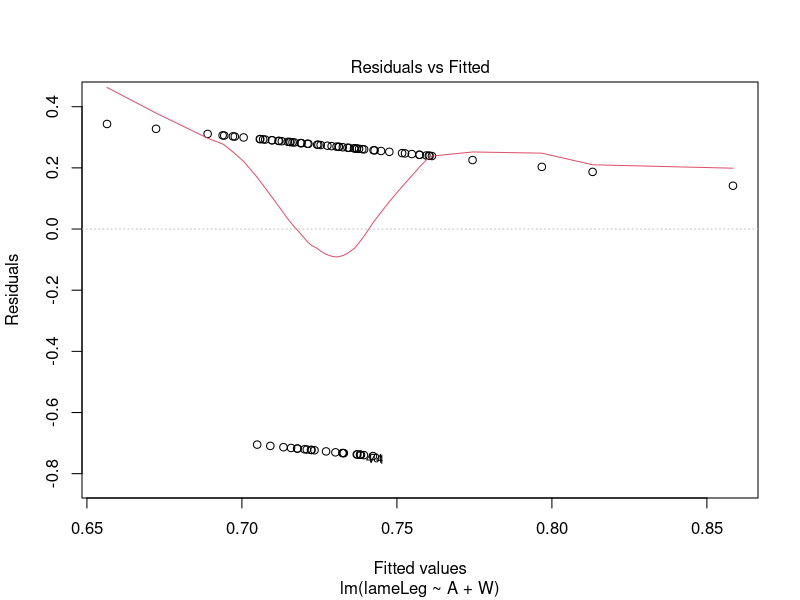
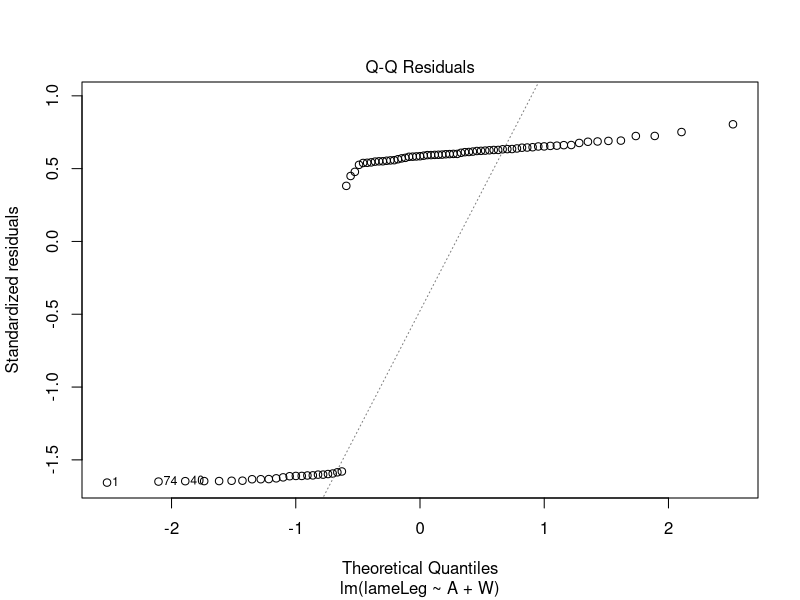
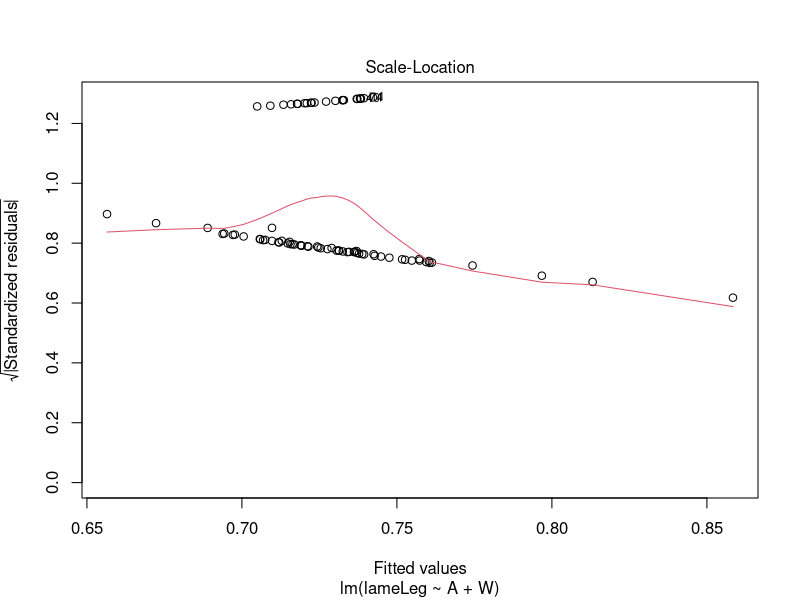
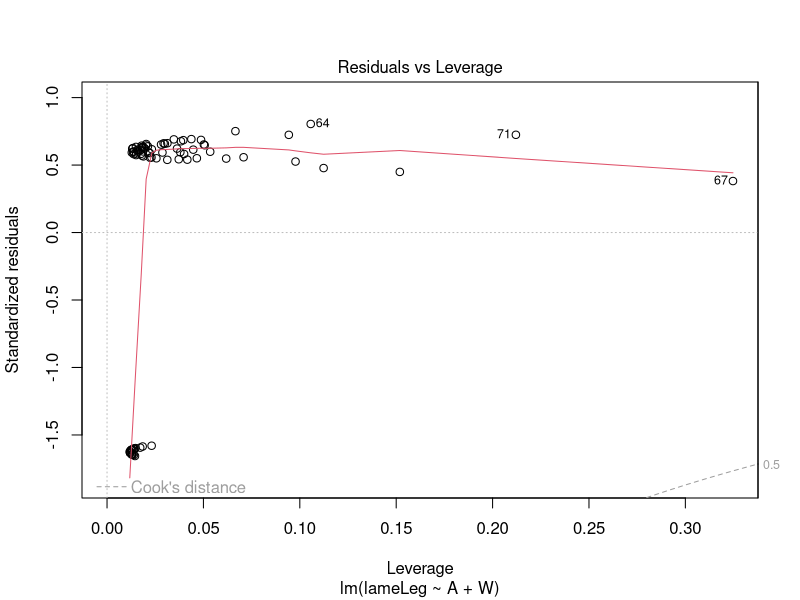
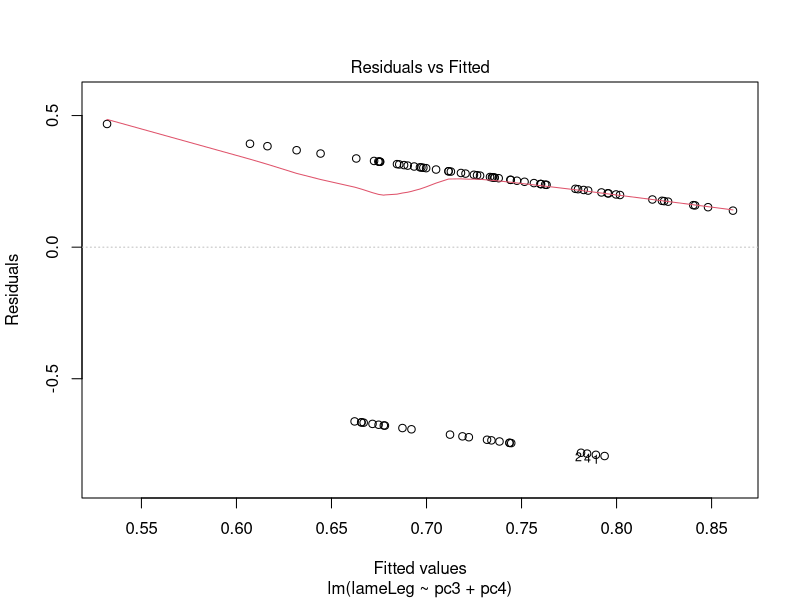
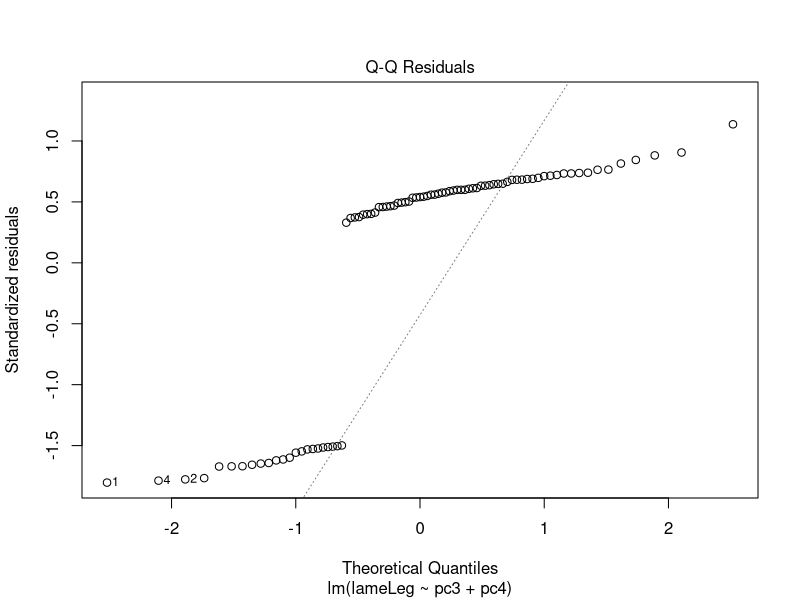
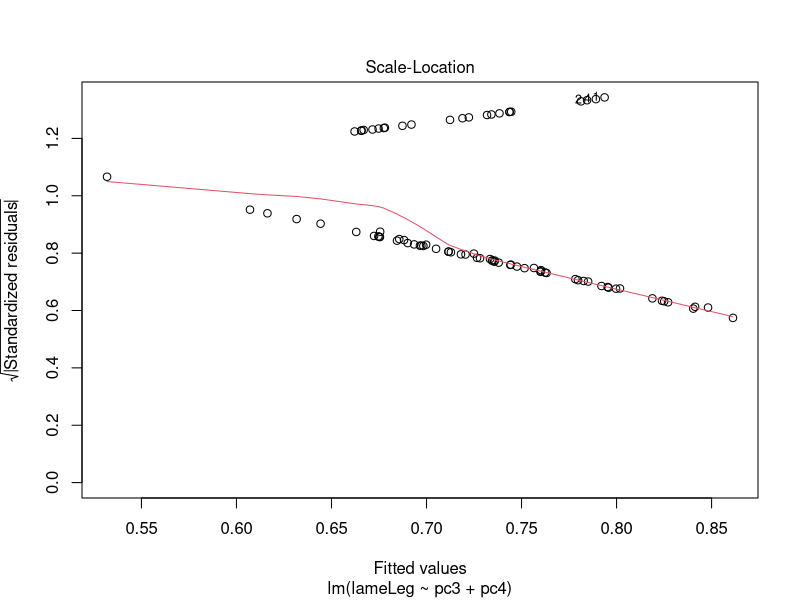
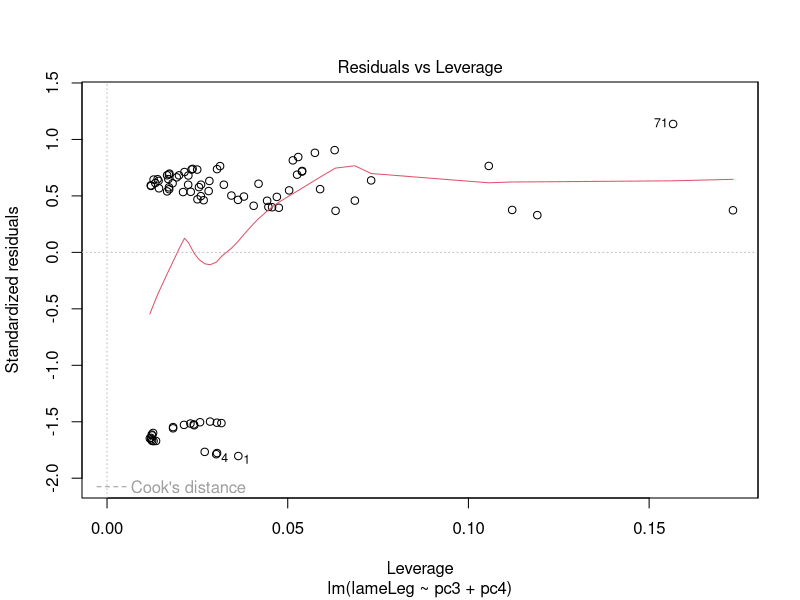

Reproduce these figures in R, in order.
setwd("/Users/frederikravnborg/Library/CloudStorage/OneDrive-DanmarksTekniskeUniversitet/DTU-Frederik’s MacBook Pro/ProjStat/Project, Group")
(d <- read.table("horse_data23.txt", header=TRUE, as.is=TRUE))

#### Initial Plots ####



#### Goal 1 ####
(H <- as.factor(d$horse))
# If horse has a significant effect on A
fit <- lm(d$A ~ H); anova(fit)

# If horse has a significant effect on S
fit <- lm(d$S ~ H); anova(fit)

# If horse has a significant effect on W
fit <- lm(d$W ~ H); anova(fit)

#### Goal 2 ####
d2 <- d
for (i in 1:dim(d)[1]){
  if (d2$lameLeg[i] == "none"){d2$lameLeg[i] <- 0}
  else {d2$lameLeg[i] <- 1}
}

# Binary classification (A/W)
fitAW <- lm(lameLeg ~ A + W, data=d2)
summary(fitAW)
plot(fitAW)

# Binary classification (PC3/PC4)
fitPC <- lm(lameLeg ~ pc3 + pc4, data=d2)
summary(fitPC)
plot(fitPC)


plot(subset(d2, lameLeg == 1)$A, pch=19, col="red", ylab="A", main="Symmetry score A")
points(subset(d2, lameLeg == 0)$A, pch=19, col="blue")
legend("topleft",legend=c("Some lameness", "No lameness"),
       col=c("red", "blue"), pch=19:19, cex=0.8)

plot(subset(d2, lameLeg == 1)$S, pch=19, col="red", ylab="S", main="Symmetry score S")
points(subset(d2, lameLeg == 0)$S, pch=19, col="blue")
legend("topleft",legend=c("Some lameness", "No lameness"),
       col=c("red", "blue"), pch=19:19, cex=0.8)

plot(subset(d2, lameLeg == 1)$W, pch=19, col="red", ylab="W", main="Symmetry score W")
points(subset(d2, lameLeg == 0)$W, pch=19, col="blue")
legend("topleft",legend=c("Some lameness", "No lameness"),
       col=c("red", "blue"), pch=19:19, cex=0.8)


length(subset(d2, lameLeg == 0)$A)
length(subset(d2, lameLeg == 1)$A)

?plot
plot(as.factor(subset(d2, lameLeg == 1)$horse))
plot(as.factor(subset(d2, lameLeg == 0)$horse))

subset(d2, horse == "B1")$lameLeg


plotd <- d
plotd$A <- round(plotd$A,2)
plotd$S <- round(plotd$S,2)
plotd$W <- round(plotd$W,2)
plotd$pc1 <- round(plotd$pc1,2)
plotd$pc2 <- round(plotd$pc2,2)
plotd$pc3 <- round(plotd$pc3,2)
plotd$pc4 <- round(plotd$pc4,2)

(nLame <- dim( (subset(d2, lameLeg == 1)) )[1])
(nNone <- dim( (subset(d2, lameLeg == 0)) )[1])
(ratio <- nLame / (nLame+nNone))

